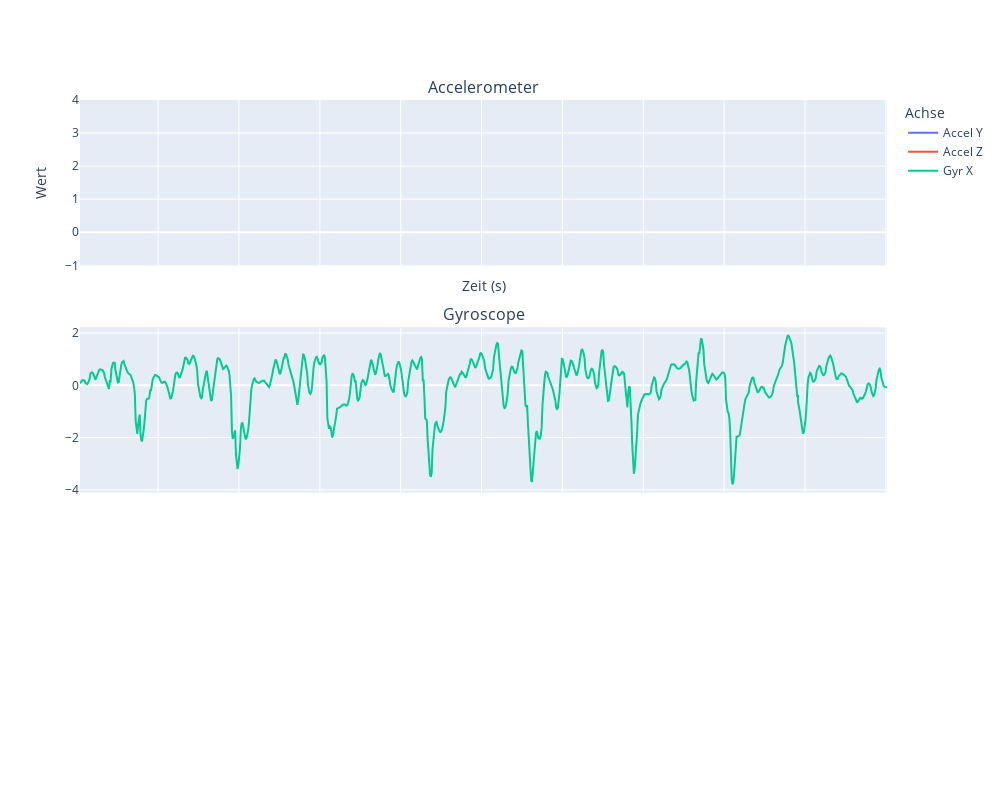

The notebook cell saved with this chart:
### Code cell
plot_df(filtered_df_j)

### Figure 1 — Plotly figure (JSON) as saved in the notebook; plotly's stock layout.template omitted (floating-point values rounded to 4 significant figures; data arrays with more than 128 entries replaced by an {"elided": "..."} marker saying what was removed)
{"data": [{"name": "Accel Y", "type": "scatter", "x": {"elided": "999 float values"}, "y": {"elided": "999 null values"}}, {"name": "Accel Z", "type": "scatter", "x": {"elided": "999 float values"}, "y": {"elided": "999 null values"}}, {"marker": {"size": 4}, "name": "Gyr X", "type": "scatter", "x": {"elided": "999 float values"}, "xaxis": "x2", "y": {"elided": "999 float values"}, "yaxis": "y2"}], "layout": {"annotations": [{"font": {"size": 16}, "showarrow": false, "text": "Accelerometer", "x": 0.5, "xanchor": "center", "xref": "paper", "y": 1, "yanchor": "bottom", "yref": "paper"}, {"font": {"size": 16}, "showarrow": false, "text": "Gyroscope", "x": 0.5, "xanchor": "center", "xref": "paper", "y": 0.6333, "yanchor": "bottom", "yref": "paper"}], "height": 800, "legend": {"title": {"text": "Achse"}}, "width": 1000, "xaxis": {"anchor": "y", "domain": [0, 1], "matches": "x3", "showticklabels": false, "title": {"text": "Zeit (s)"}}, "xaxis2": {"anchor": "y2", "domain": [0, 1], "matches": "x3", "showticklabels": false}, "xaxis3": {"anchor": "y3", "domain": [0, 1]}, "yaxis": {"anchor": "x", "domain": [0.7333, 1], "title": {"text": "Wert"}}, "yaxis2": {"anchor": "x2", "domain": [0.3667, 0.6333]}, "yaxis3": {"anchor": "x3", "domain": [0, 0.2667]}}}
